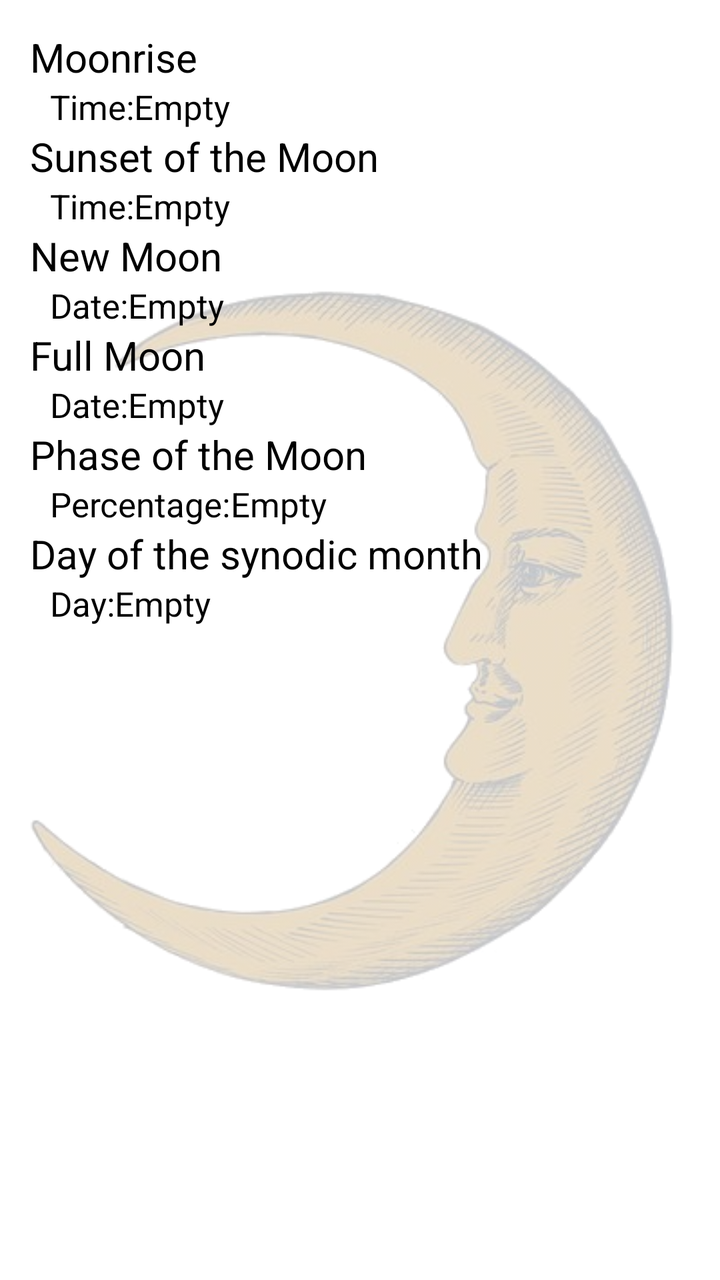
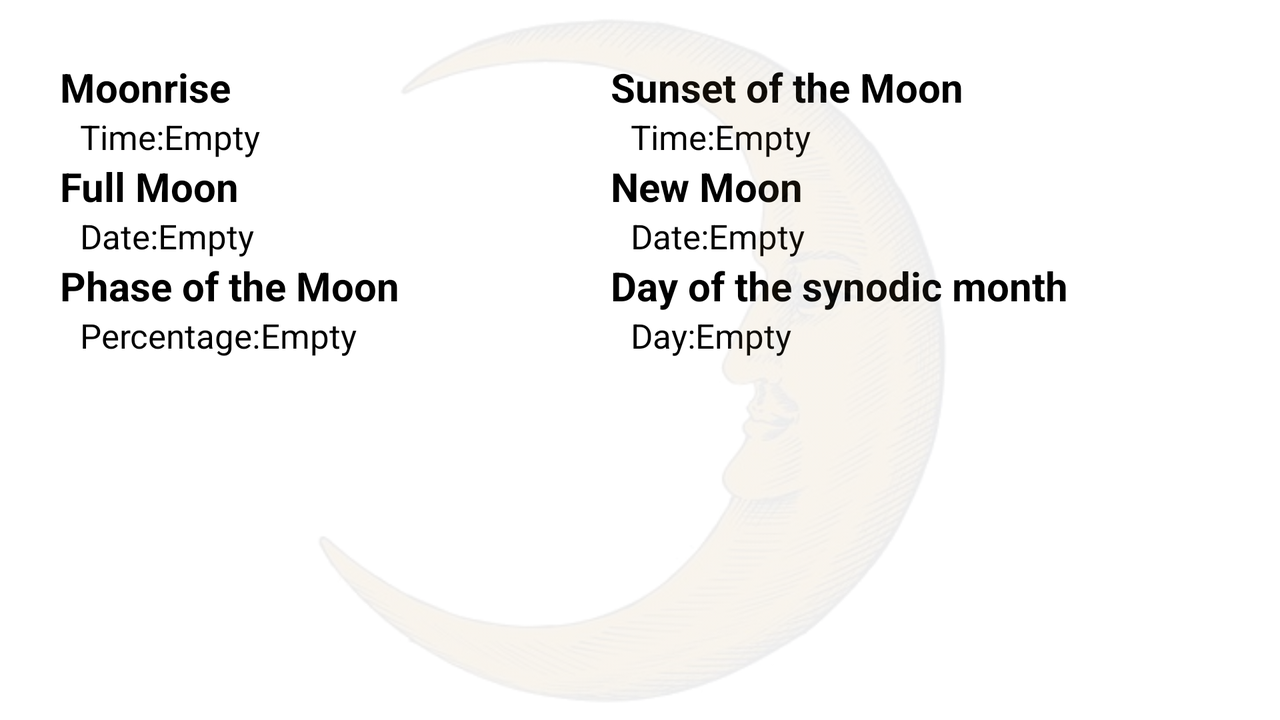

Two renders of one Android screen. The first uses the default layout on a phone; the second uses the alternative layout the repository ships for a different screen configuration, on a matching device. The two XML files are below.
<!-- AndroidManifest.xml: application theme Theme.AstroWeather -->
<!-- res/layout/fragment_moon.xml -->
<?xml version="1.0" encoding="utf-8"?>
<FrameLayout xmlns:android="http://schemas.android.com/apk/res/android"
    xmlns:tools="http://schemas.android.com/tools"
    android:layout_width="match_parent"
    android:layout_height="match_parent"
    tools:context=".MoonFragment">

    <ImageView
        android:id="@+id/imageView2"
        android:layout_width="match_parent"
        android:layout_height="match_parent"
        android:alpha="0.3"
        android:contentDescription="@string/desc_moon"
        android:src="@drawable/moon" />

    <LinearLayout
        android:layout_width="match_parent"
        android:layout_height="wrap_content"
        android:layout_margin="10dp"
        android:orientation="vertical"
        android:padding="5dp">

        <TextView
            android:id="@+id/sunrise"
            android:layout_width="match_parent"
            android:layout_height="wrap_content"
            android:text="@string/moonrise"
            android:textSize="20sp" />

        <LinearLayout
            android:layout_width="match_parent"
            android:layout_height="wrap_content"
            android:orientation="horizontal">

            <TextView
                android:layout_width="wrap_content"
                android:layout_height="wrap_content"
                android:layout_marginStart="10dp"
                android:text="@string/time"
                android:textSize="17sp" />

            <TextView
                android:id="@+id/moonrise_time"
                android:layout_width="wrap_content"
                android:layout_height="wrap_content"
                android:text="@string/empty"
                android:textSize="17sp" />

        </LinearLayout>

        <TextView
            android:id="@+id/sunset"
            android:layout_width="match_parent"
            android:layout_height="wrap_content"
            android:text="@string/sunset_of_moon"
            android:textSize="20sp" />

        <LinearLayout
            android:layout_width="match_parent"
            android:layout_height="wrap_content"
            android:orientation="horizontal">

            <TextView
                android:layout_width="wrap_content"
                android:layout_height="wrap_content"
                android:layout_marginStart="10dp"
                android:text="@string/time"
                android:textSize="17sp" />

            <TextView
                android:id="@+id/moon_sunset_time"
                android:layout_width="wrap_content"
                android:layout_height="wrap_content"
                android:text="@string/empty"
                android:textSize="17sp" />

        </LinearLayout>

        <TextView
            android:layout_width="match_parent"
            android:layout_height="wrap_content"
            android:text="@string/new_moon"
            android:textSize="20sp" />

        <LinearLayout
            android:layout_width="match_parent"
            android:layout_height="wrap_content"
            android:orientation="horizontal">

            <TextView
                android:layout_width="wrap_content"
                android:layout_height="wrap_content"
                android:layout_marginStart="10dp"
                android:text="@string/date"
                android:textSize="17sp" />

            <TextView
                android:id="@+id/new_moon_date"
                android:layout_width="wrap_content"
                android:layout_height="wrap_content"
                android:text="@string/empty"
                android:textSize="17sp" />

        </LinearLayout>

        <TextView
            android:layout_width="match_parent"
            android:layout_height="wrap_content"
            android:text="@string/full_moon"
            android:textSize="20sp" />

        <LinearLayout
            android:layout_width="match_parent"
            android:layout_height="wrap_content"
            android:orientation="horizontal">

            <TextView
                android:layout_width="wrap_content"
                android:layout_height="wrap_content"
                android:layout_marginStart="10dp"
                android:text="@string/date"
                android:textSize="17sp" />

            <TextView
                android:id="@+id/full_moon_date"
                android:layout_width="wrap_content"
                android:layout_height="wrap_content"
                android:text="@string/empty"
                android:textSize="17sp" />

        </LinearLayout>

        <TextView
            android:layout_width="match_parent"
            android:layout_height="wrap_content"
            android:text="@string/phase_moon"
            android:textSize="20sp" />

        <LinearLayout
            android:layout_width="match_parent"
            android:layout_height="wrap_content"
            android:orientation="horizontal">

            <TextView
                android:layout_width="wrap_content"
                android:layout_height="wrap_content"
                android:layout_marginStart="10dp"
                android:text="@string/percentage"
                android:textSize="17sp" />

            <TextView
                android:id="@+id/phase_moon"
                android:layout_width="wrap_content"
                android:layout_height="wrap_content"
                android:text="@string/empty"
                android:textSize="17sp" />

        </LinearLayout>

        <TextView
            android:layout_width="match_parent"
            android:layout_height="wrap_content"
            android:text="@string/day_of_synodic_month"
            android:textSize="20sp" />

        <LinearLayout
            android:layout_width="match_parent"
            android:layout_height="wrap_content"
            android:orientation="horizontal">

            <TextView
                android:layout_width="wrap_content"
                android:layout_height="wrap_content"
                android:layout_marginStart="10dp"
                android:text="@string/day"
                android:textSize="17sp" />

            <TextView
                android:id="@+id/synodic_month_day"
                android:layout_width="wrap_content"
                android:layout_height="wrap_content"
                android:text="@string/empty"
                android:textSize="17sp" />

        </LinearLayout>

    </LinearLayout>

</FrameLayout>
<!-- resources referenced by this layout -->
<resources>
  <!-- drawable moon: png bitmap (drawable, 254401 bytes) -->
  <string name="date">Date: </string>
  <string name="day">Day: </string>
  <string name="day_of_synodic_month">Day of the synodic month</string>
  <string name="desc_moon">Moon image</string>
  <string name="empty">Empty</string>
  <string name="full_moon">Full Moon</string>
  <string name="moonrise">Moonrise</string>
  <string name="new_moon">New Moon</string>
  <string name="percentage">Percentage: </string>
  <string name="phase_moon">Phase of the Moon</string>
  <string name="sunset_of_moon">Sunset of the Moon</string>
  <string name="time">Time: </string>
  <style name="Theme.AstroWeather" parent="Theme.MaterialComponents.DayNight.DarkActionBar">
          
          <item name="colorPrimary">@color/purple_500</item>
          <item name="colorPrimaryVariant">@color/purple_700</item>
          <item name="colorOnPrimary">@color/white</item>
          
          <item name="colorSecondary">@color/teal_200</item>
          <item name="colorSecondaryVariant">@color/teal_700</item>
          <item name="colorOnSecondary">@color/black</item>
          
          <item name="android:statusBarColor" tools:targetApi="l">?attr/colorPrimaryVariant</item>
          
          <item name="android:textColor">@color/black</item>
      </style>
</resources>
<!-- res/layout-land/fragment_moon.xml (the repository's variant of the layout above) -->
<!-- drawn on the phone turned sideways -->
<?xml version="1.0" encoding="utf-8"?>
<FrameLayout xmlns:android="http://schemas.android.com/apk/res/android"
    xmlns:tools="http://schemas.android.com/tools"
    android:layout_width="match_parent"
    android:layout_height="match_parent"
    tools:context=".MoonFragment">

    <LinearLayout
        android:layout_width="match_parent"
        android:layout_height="wrap_content"
        android:layout_margin="10dp"
        android:baselineAligned="false"
        android:orientation="horizontal"
        android:padding="5dp"
        android:weightSum="2">

        <LinearLayout
            android:layout_width="wrap_content"
            android:layout_height="wrap_content"
            android:layout_margin="10dp"
            android:layout_weight="1"
            android:orientation="vertical"
            android:padding="5dp">

            <TextView
                android:id="@+id/sunrise"
                android:layout_width="match_parent"
                android:layout_height="wrap_content"
                android:text="@string/moonrise"
                android:textSize="20sp"
                android:textStyle="bold" />

            <LinearLayout
                android:layout_width="match_parent"
                android:layout_height="wrap_content"
                android:orientation="horizontal">

                <TextView
                    android:layout_width="wrap_content"
                    android:layout_height="wrap_content"
                    android:layout_marginStart="10dp"
                    android:text="@string/time"
                    android:textSize="17sp" />

                <TextView
                    android:id="@+id/moonrise_time"
                    android:layout_width="wrap_content"
                    android:layout_height="wrap_content"
                    android:text="@string/empty"
                    android:textSize="17sp" />

            </LinearLayout>

            <TextView
                android:layout_width="match_parent"
                android:layout_height="wrap_content"
                android:text="@string/full_moon"
                android:textSize="20sp"
                android:textStyle="bold" />

            <LinearLayout
                android:layout_width="match_parent"
                android:layout_height="wrap_content"
                android:orientation="horizontal">

                <TextView
                    android:layout_width="wrap_content"
                    android:layout_height="wrap_content"
                    android:layout_marginStart="10dp"
                    android:text="@string/date"
                    android:textSize="17sp" />

                <TextView
                    android:id="@+id/full_moon_date"
                    android:layout_width="wrap_content"
                    android:layout_height="wrap_content"
                    android:text="@string/empty"
                    android:textSize="17sp" />

            </LinearLayout>

            <TextView
                android:layout_width="match_parent"
                android:layout_height="wrap_content"
                android:text="@string/phase_moon"
                android:textSize="20sp"
                android:textStyle="bold" />

            <LinearLayout
                android:layout_width="match_parent"
                android:layout_height="wrap_content"
                android:orientation="horizontal">

                <TextView
                    android:layout_width="wrap_content"
                    android:layout_height="wrap_content"
                    android:layout_marginStart="10dp"
                    android:text="@string/percentage"
                    android:textSize="17sp" />

                <TextView
                    android:id="@+id/phase_moon"
                    android:layout_width="wrap_content"
                    android:layout_height="wrap_content"
                    android:text="@string/empty"
                    android:textSize="17sp" />

            </LinearLayout>

        </LinearLayout>

        <LinearLayout
            android:layout_width="wrap_content"
            android:layout_height="wrap_content"
            android:layout_margin="10dp"
            android:layout_weight="1"
            android:orientation="vertical"
            android:padding="5dp">

            <TextView
                android:id="@+id/sunset"
                android:layout_width="match_parent"
                android:layout_height="wrap_content"
                android:text="@string/sunset_of_moon"
                android:textSize="20sp"
                android:textStyle="bold" />

            <LinearLayout
                android:layout_width="match_parent"
                android:layout_height="wrap_content"
                android:orientation="horizontal">

                <TextView
                    android:layout_width="wrap_content"
                    android:layout_height="wrap_content"
                    android:layout_marginStart="10dp"
                    android:text="@string/time"
                    android:textSize="17sp" />

                <TextView
                    android:id="@+id/moon_sunset_time"
                    android:layout_width="wrap_content"
                    android:layout_height="wrap_content"
                    android:text="@string/empty"
                    android:textSize="17sp" />

            </LinearLayout>

            <TextView
                android:layout_width="match_parent"
                android:layout_height="wrap_content"
                android:text="@string/new_moon"
                android:textSize="20sp"
                android:textStyle="bold" />

            <LinearLayout
                android:layout_width="match_parent"
                android:layout_height="wrap_content"
                android:orientation="horizontal">

                <TextView
                    android:layout_width="wrap_content"
                    android:layout_height="wrap_content"
                    android:layout_marginStart="10dp"
                    android:text="@string/date"
                    android:textSize="17sp" />

                <TextView
                    android:id="@+id/new_moon_date"
                    android:layout_width="wrap_content"
                    android:layout_height="wrap_content"
                    android:text="@string/empty"
                    android:textSize="17sp" />

            </LinearLayout>

            <TextView
                android:layout_width="match_parent"
                android:layout_height="wrap_content"
                android:text="@string/day_of_synodic_month"
                android:textSize="20sp"
                android:textStyle="bold" />

            <LinearLayout
                android:layout_width="match_parent"
                android:layout_height="wrap_content"
                android:orientation="horizontal">

                <TextView
                    android:layout_width="wrap_content"
                    android:layout_height="wrap_content"
                    android:layout_marginStart="10dp"
                    android:text="@string/day"
                    android:textSize="17sp" />

                <TextView
                    android:id="@+id/synodic_month_day"
                    android:layout_width="wrap_content"
                    android:layout_height="wrap_content"
                    android:text="@string/empty"
                    android:textSize="17sp" />

            </LinearLayout>


        </LinearLayout>

    </LinearLayout>


    <ImageView
        android:id="@+id/imageView2"
        android:layout_width="match_parent"
        android:layout_height="match_parent"
        android:alpha="0.1"
        android:contentDescription="@string/desc_moon"
        android:src="@drawable/moon" />

</FrameLayout>
